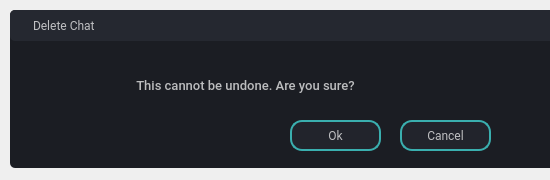
<?xml version="1.0" encoding="UTF-8"?>
<ui version="4.0">
 <class>Dialog</class>
 <widget class="QDialog" name="Dialog">
  <property name="geometry">
   <rect>
    <x>0</x>
    <y>0</y>
    <width>550</width>
    <height>180</height>
   </rect>
  </property>
  <property name="windowTitle">
   <string>Dialog</string>
  </property>
  <widget class="QFrame" name="drop_shadow_frame">
   <property name="geometry">
    <rect>
     <x>10</x>
     <y>10</y>
     <width>578</width>
     <height>158</height>
    </rect>
   </property>
   <property name="styleSheet">
    <string notr="true">background-color: rgb(27, 29, 35);
border-radius:5px;</string>
   </property>
   <property name="frameShape">
    <enum>QFrame::StyledPanel</enum>
   </property>
   <property name="frameShadow">
    <enum>QFrame::Raised</enum>
   </property>
   <widget class="QLabel" name="msg">
    <property name="geometry">
     <rect>
      <x>0</x>
      <y>0</y>
      <width>578</width>
      <height>31</height>
     </rect>
    </property>
    <property name="font">
     <font>
      <family>Roboto</family>
      <pointsize>9</pointsize>
     </font>
    </property>
    <property name="styleSheet">
     <string notr="true">#msg{
	padding-left:20px;
	background-color: rgb(37, 40, 48);
	color:rgba(255, 255, 255, 180);
	border-top-left-radius: 5px;
	border-top-right-radius:5px;
}</string>
    </property>
    <property name="text">
     <string>Delete Chat</string>
    </property>
   </widget>
   <widget class="QPushButton" name="btn_ok">
    <property name="geometry">
     <rect>
      <x>280</x>
      <y>110</y>
      <width>91</width>
      <height>31</height>
     </rect>
    </property>
    <property name="font">
     <font>
      <family>Roboto</family>
      <pointsize>9</pointsize>
     </font>
    </property>
    <property name="cursor">
     <cursorShape>PointingHandCursor</cursorShape>
    </property>
    <property name="styleSheet">
     <string notr="true">QPushButton{
      border-radius:12px;
      /*border:2px solid rgb(41, 44, 53);*/
	  border:2px solid rgb(58, 175, 175);
      background-color:rgb(34,36,44);
      color:rgba(255, 255, 255, 180);
      font-size:9pt;
}
QPushButton:hover{
      /*border:2px solid rgb(114, 254, 120); */
	border: 2px solid rgb(231, 0, 116);
}</string>
    </property>
    <property name="text">
     <string>Ok</string>
    </property>
   </widget>
   <widget class="QLabel" name="info">
    <property name="geometry">
     <rect>
      <x>10</x>
      <y>60</y>
      <width>551</width>
      <height>31</height>
     </rect>
    </property>
    <property name="font">
     <font>
      <family>Roboto Medium</family>
      <pointsize>10</pointsize>
     </font>
    </property>
    <property name="styleSheet">
     <string notr="true">color:rgba(255, 255, 255, 180);
padding-right:100px;</string>
    </property>
    <property name="text">
     <string>This cannot be undone. Are you sure?</string>
    </property>
    <property name="alignment">
     <set>Qt::AlignCenter</set>
    </property>
   </widget>
   <widget class="QPushButton" name="btn_cancel">
    <property name="geometry">
     <rect>
      <x>390</x>
      <y>110</y>
      <width>91</width>
      <height>31</height>
     </rect>
    </property>
    <property name="font">
     <font>
      <family>Roboto</family>
      <pointsize>9</pointsize>
     </font>
    </property>
    <property name="cursor">
     <cursorShape>PointingHandCursor</cursorShape>
    </property>
    <property name="styleSheet">
     <string notr="true">QPushButton{
      border-radius:12px;
      /*border:2px solid rgb(41, 44, 53);*/
	  border:2px solid rgb(58, 175, 175);
      background-color:rgb(34,36,44);
      color:rgba(255, 255, 255, 180);
      font-size:9pt;
}
QPushButton:hover{
      /*border:2px solid rgb(114, 254, 120); */
	border: 2px solid rgb(231, 0, 116);
}</string>
    </property>
    <property name="text">
     <string>Cancel</string>
    </property>
   </widget>
  </widget>
 </widget>
 <resources/>
 <connections/>
</ui>
